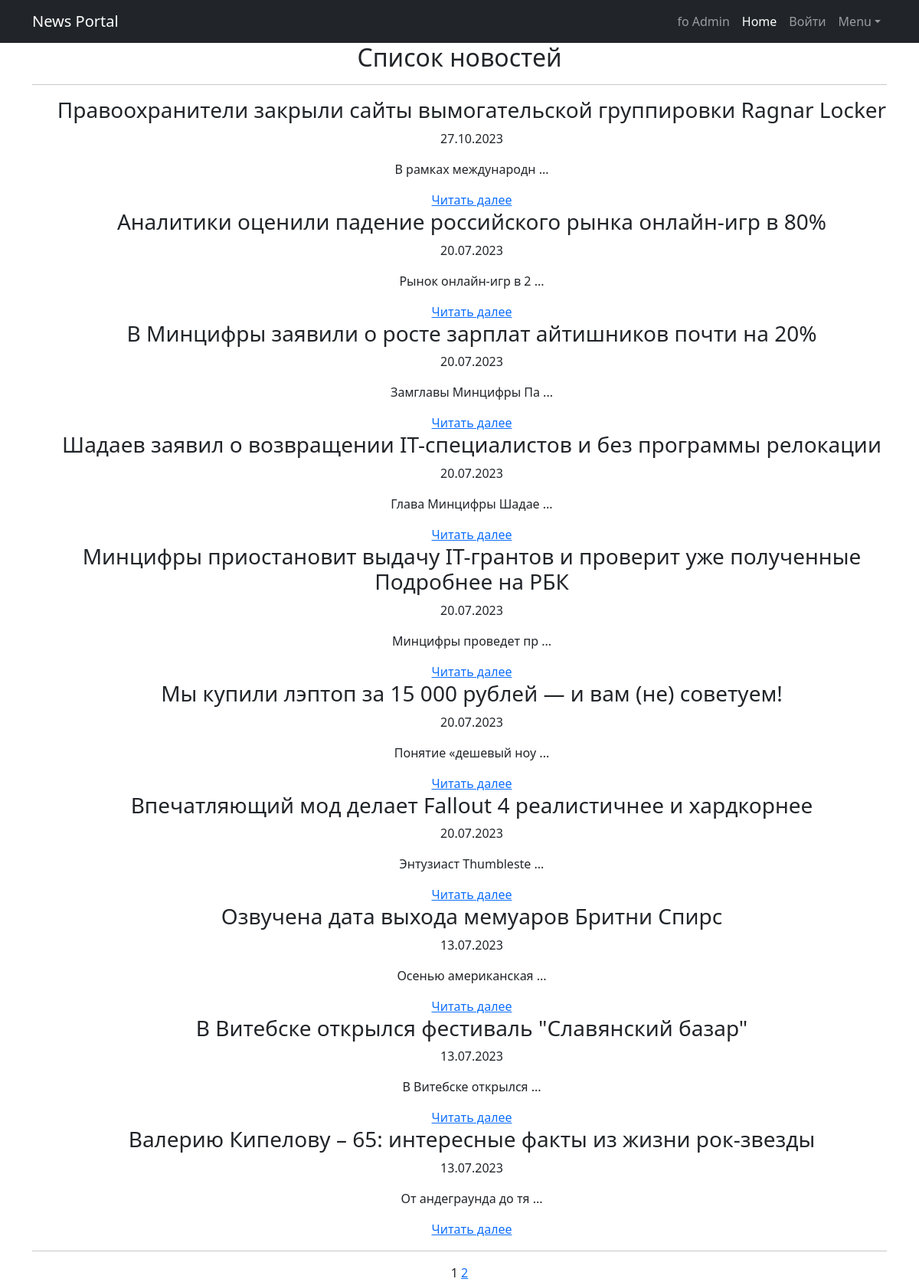
Page /news/ on the committed database.
### news/models.py (models this page shows, shortened)
class Post(models.Model):
    ARTICLE = 'AR'
    NEWS = 'NW'
    CATEGOY_CHOICES = (
        ('AR', 'Статья'),
        ('NW', 'Новость'),
    )
    author = models.ForeignKey(Author, on_delete=models.CASCADE)  # Поле Автор
    type = models.CharField(max_length=2, choices=CATEGOY_CHOICES, default=ARTICLE)  # Поле выбора новость / статья
    creationDate = models.DateTimeField(auto_now_add=True)  # Авто добавление даты создания
    postCategory = models.ManyToManyField(Category, through='PostCategory')
    title = models.CharField(max_length=128)
    content = models.TextField()
    rating = models.SmallIntegerField(default=0)

### news/views.py (the view)
# urls.py: path('news/', NewsList.as_view(), name='news_list'),  # URL-шаблон для списка новостей
class NewsList(ListView):
    paginate_by = 10
    model = Post
    template_name = 'news/news_list.html'
    context_object_name = 'news'
    def get_queryset(self):
        queryset = super().get_queryset().filter(type='NW')
        return queryset.order_by('-creationDate')

### news/templates/news/news_list.html (shortened to what this page needs)
{% extends 'flatpages/default.html' %}
{% load cenzura %}
{% block content %}
    <h2>Список новостей</h2>
<hr />
    <ul>
        {% for post in news %}
            <h3>{{ post.title|censor }}</h3>
            <p>{{ post.creationDate|date:"d.m.Y" }}</p>
            <p>{{ post.content|censor|slice:":20" }} {{"..."}}</p>
            <a href="{% url 'news:news_detail' post.id %}">Читать далее</a>
        {% endfor %}
    </ul>
<hr />
    {{ page_obj.number }}
    {% if page_obj.has_next %}
        <a href="?page={{ page_obj.next_page_number }}">{{ page_obj.next_page_number }}</a>
    {% endif %}
{% endblock %}

### rows in the picture
Post: title|censor "Правоохранители закрыли сайты вымогательской группировки Ragnar Locker", creationDate "27.10.2023", content|censor "В рамках международн", value "..."
Post: title|censor "Аналитики оценили падение российского рынка онлайн-игр в 80%", creationDate "20.07.2023", content|censor "Рынок онлайн-игр в 2", value "..."
Post: title|censor "В Минцифры заявили о росте зарплат айтишников почти на 20%", creationDate "20.07.2023", content|censor "Замглавы Минцифры Па", value "..."
Post: title|censor "Шадаев заявил о возвращении IT-специалистов и без программы релокации", creationDate "20.07.2023", content|censor "Глава Минцифры Шадае", value "..."
Post: title|censor "Минцифры приостановит выдачу IT-грантов и проверит уже полученные Подробнее на РБК", creationDate "20.07.2023", content|censor "Минцифры проведет пр", value "..."
Post: title|censor "Мы купили лэптоп за 15 000 рублей — и вам (не) советуем!", creationDate "20.07.2023", content|censor "Понятие «дешевый ноу", value "..."
Post: title|censor "Впечатляющий мод делает Fallout 4 реалистичнее и хардкорнее", creationDate "20.07.2023", content|censor "Энтузиаст Thumbleste", value "..."
Post: title|censor "Озвучена дата выхода мемуаров Бритни Спирс", creationDate "13.07.2023", content|censor "Осенью американская", value "..."
Post: title|censor "В Витебске открылся фестиваль \"Славянский базар\"", creationDate "13.07.2023", content|censor "В Витебске открылся", value "..."
Post: title|censor "Валерию Кипелову – 65: интересные факты из жизни рок-звезды", creationDate "13.07.2023", content|censor "От андеграунда до тя", value "..."

### other values in the picture
{{ page_obj.number }} "1"
{{ page_obj.next_page_number }} "2"
